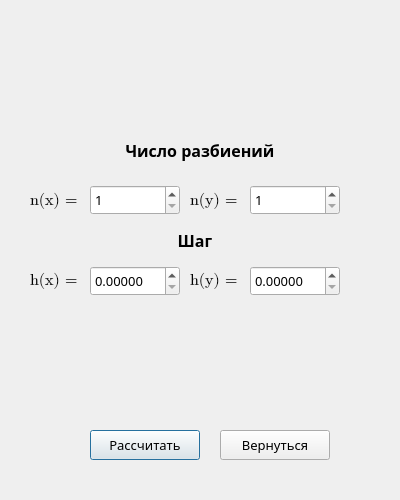
<?xml version="1.0" encoding="UTF-8"?>
<ui version="4.0">
 <class>Dialog</class>
 <widget class="QDialog" name="Dialog">
  <property name="geometry">
   <rect>
    <x>0</x>
    <y>0</y>
    <width>400</width>
    <height>500</height>
   </rect>
  </property>
  <property name="windowTitle">
   <string>Dialog</string>
  </property>
  <widget class="QLabel" name="n_razbieniy">
   <property name="geometry">
    <rect>
     <x>95</x>
     <y>120</y>
     <width>210</width>
     <height>61</height>
    </rect>
   </property>
   <property name="font">
    <font>
     <family>Bahnschrift Light</family>
     <pointsize>12</pointsize>
     <weight>75</weight>
     <bold>true</bold>
    </font>
   </property>
   <property name="text">
    <string>Число разбиений</string>
   </property>
   <property name="alignment">
    <set>Qt::AlignCenter</set>
   </property>
  </widget>
  <widget class="QLabel" name="n_step">
   <property name="geometry">
    <rect>
     <x>90</x>
     <y>210</y>
     <width>210</width>
     <height>61</height>
    </rect>
   </property>
   <property name="font">
    <font>
     <family>Bahnschrift Light</family>
     <pointsize>12</pointsize>
     <weight>75</weight>
     <bold>true</bold>
    </font>
   </property>
   <property name="text">
    <string>Шаг</string>
   </property>
   <property name="alignment">
    <set>Qt::AlignCenter</set>
   </property>
  </widget>
  <widget class="QLabel" name="lIntegral">
   <property name="geometry">
    <rect>
     <x>80</x>
     <y>30</y>
     <width>241</width>
     <height>61</height>
    </rect>
   </property>
   <property name="font">
    <font>
     <family>Bahnschrift Light</family>
     <pointsize>12</pointsize>
     <weight>75</weight>
     <bold>true</bold>
    </font>
   </property>
   <property name="text">
    <string/>
   </property>
   <property name="pixmap">
    <pixmap>second.png</pixmap>
   </property>
   <property name="scaledContents">
    <bool>true</bool>
   </property>
   <property name="alignment">
    <set>Qt::AlignCenter</set>
   </property>
  </widget>
  <widget class="QSpinBox" name="sbn_x">
   <property name="geometry">
    <rect>
     <x>90</x>
     <y>185</y>
     <width>90</width>
     <height>30</height>
    </rect>
   </property>
   <property name="font">
    <font>
     <family>Calibri Light</family>
     <pointsize>10</pointsize>
    </font>
   </property>
   <property name="minimum">
    <number>1</number>
   </property>
   <property name="maximum">
    <number>999</number>
   </property>
  </widget>
  <widget class="QLabel" name="ln_x">
   <property name="geometry">
    <rect>
     <x>30</x>
     <y>180</y>
     <width>71</width>
     <height>41</height>
    </rect>
   </property>
   <property name="font">
    <font>
     <family>Cambria Math</family>
     <pointsize>12</pointsize>
     <italic>false</italic>
     <underline>false</underline>
     <strikeout>false</strikeout>
    </font>
   </property>
   <property name="text">
    <string>n(x) = </string>
   </property>
  </widget>
  <widget class="QSpinBox" name="sbn_y">
   <property name="geometry">
    <rect>
     <x>250</x>
     <y>185</y>
     <width>90</width>
     <height>30</height>
    </rect>
   </property>
   <property name="font">
    <font>
     <family>Calibri Light</family>
     <pointsize>10</pointsize>
    </font>
   </property>
   <property name="minimum">
    <number>1</number>
   </property>
   <property name="maximum">
    <number>999</number>
   </property>
  </widget>
  <widget class="QLabel" name="ln_y">
   <property name="geometry">
    <rect>
     <x>190</x>
     <y>180</y>
     <width>71</width>
     <height>41</height>
    </rect>
   </property>
   <property name="font">
    <font>
     <family>Cambria Math</family>
     <pointsize>12</pointsize>
     <italic>false</italic>
     <underline>false</underline>
     <strikeout>false</strikeout>
    </font>
   </property>
   <property name="text">
    <string>n(y) = </string>
   </property>
  </widget>
  <widget class="QLabel" name="lh_y">
   <property name="geometry">
    <rect>
     <x>190</x>
     <y>260</y>
     <width>71</width>
     <height>41</height>
    </rect>
   </property>
   <property name="font">
    <font>
     <family>Cambria Math</family>
     <pointsize>12</pointsize>
     <italic>false</italic>
     <underline>false</underline>
     <strikeout>false</strikeout>
    </font>
   </property>
   <property name="text">
    <string>h(y) = </string>
   </property>
  </widget>
  <widget class="QLabel" name="lh_x">
   <property name="geometry">
    <rect>
     <x>30</x>
     <y>260</y>
     <width>71</width>
     <height>41</height>
    </rect>
   </property>
   <property name="font">
    <font>
     <family>Cambria Math</family>
     <pointsize>12</pointsize>
     <italic>false</italic>
     <underline>false</underline>
     <strikeout>false</strikeout>
    </font>
   </property>
   <property name="text">
    <string>h(x) = </string>
   </property>
  </widget>
  <widget class="QDoubleSpinBox" name="dsh_x">
   <property name="geometry">
    <rect>
     <x>90</x>
     <y>266</y>
     <width>90</width>
     <height>30</height>
    </rect>
   </property>
   <property name="font">
    <font>
     <family>Calibri Light</family>
     <pointsize>10</pointsize>
    </font>
   </property>
   <property name="decimals">
    <number>5</number>
   </property>
  </widget>
  <widget class="QDoubleSpinBox" name="dsh_y">
   <property name="geometry">
    <rect>
     <x>250</x>
     <y>266</y>
     <width>90</width>
     <height>30</height>
    </rect>
   </property>
   <property name="font">
    <font>
     <family>Calibri Light</family>
     <pointsize>10</pointsize>
    </font>
   </property>
   <property name="decimals">
    <number>5</number>
   </property>
  </widget>
  <widget class="QPushButton" name="bCalculation">
   <property name="geometry">
    <rect>
     <x>90</x>
     <y>430</y>
     <width>110</width>
     <height>30</height>
    </rect>
   </property>
   <property name="font">
    <font>
     <family>Bahnschrift Light</family>
     <pointsize>10</pointsize>
    </font>
   </property>
   <property name="text">
    <string>Рассчитать</string>
   </property>
  </widget>
  <widget class="QPushButton" name="bReturn">
   <property name="geometry">
    <rect>
     <x>220</x>
     <y>430</y>
     <width>110</width>
     <height>30</height>
    </rect>
   </property>
   <property name="font">
    <font>
     <family>Bahnschrift Light</family>
     <pointsize>10</pointsize>
    </font>
   </property>
   <property name="text">
    <string>Вернуться</string>
   </property>
  </widget>
  <widget class="QLabel" name="lResult">
   <property name="geometry">
    <rect>
     <x>30</x>
     <y>330</y>
     <width>341</width>
     <height>71</height>
    </rect>
   </property>
   <property name="font">
    <font>
     <family>Bahnschrift Light</family>
     <pointsize>12</pointsize>
     <weight>75</weight>
     <italic>false</italic>
     <bold>true</bold>
     <underline>false</underline>
     <strikeout>false</strikeout>
    </font>
   </property>
   <property name="text">
    <string/>
   </property>
   <property name="alignment">
    <set>Qt::AlignCenter</set>
   </property>
  </widget>
 </widget>
 <resources/>
 <connections/>
</ui>
